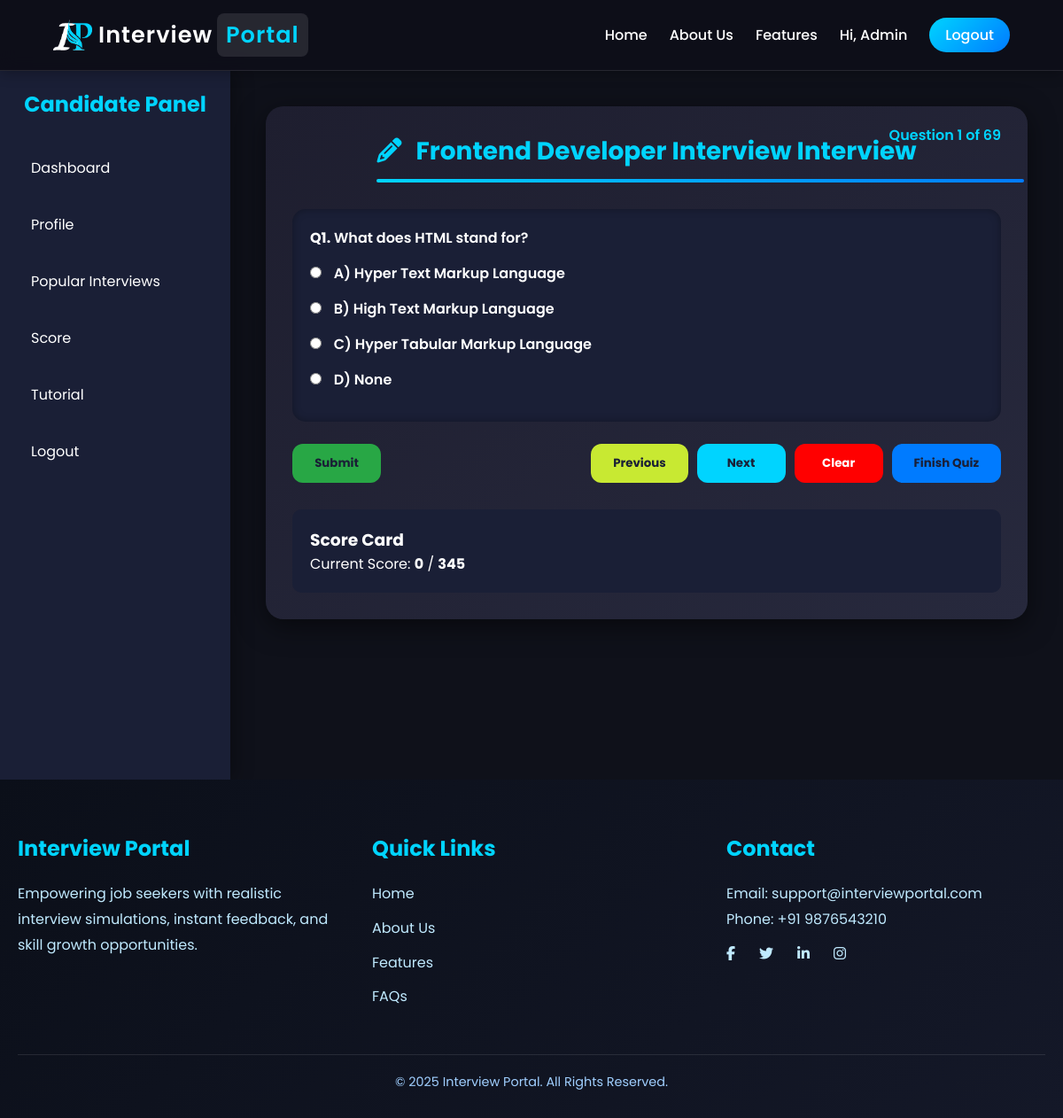
The page /take_interview.php?i=1 (signed in) on the database its author committed.
### tables this page shows
CREATE TABLE `interviews` (
  `id` int(11) NOT NULL,
  `title` varchar(255) DEFAULT NULL,
  `domain` varchar(100) DEFAULT NULL,
  `description` text DEFAULT NULL,
  `difficulty` enum('Easy','Medium','Hard') DEFAULT 'Medium',
  `duration` varchar(50) DEFAULT NULL,
  `tags` varchar(255) DEFAULT NULL,
  `status` enum('active','inactive') DEFAULT 'active',
  `image` varchar(255) DEFAULT NULL,
  `level` varchar(50) DEFAULT NULL,
  `created_by` int(11) DEFAULT NULL,
  `created_at` timestamp NOT NULL DEFAULT current_timestamp()
);

CREATE TABLE `questions` (
  `id` int(11) NOT NULL,
  `interview_id` int(11) DEFAULT NULL,
  `qtext` text DEFAULT NULL,
  `qtype` enum('mcq','text') DEFAULT 'text',
  `options` text DEFAULT NULL,
  `correct_answer` text DEFAULT NULL,
  `points` int(11) DEFAULT 1
);

### take_interview.php (the view, shortened to what this page needs)
<?php
include 'header.php';
$interview_id = isset($_GET['i']) ? intval($_GET['i']) : 0;
$interview = $conn->query("SELECT * FROM interviews WHERE id=$interview_id")->fetch_assoc();
$qres = $conn->query("SELECT * FROM questions WHERE interview_id=$interview_id");
$questions = [];
while($q = $qres->fetch_assoc()){ $questions[] = $q; }
$total_questions = count($questions);
$answeredQuestions = [];
$prevScore = 0;
$totalPoints = array_sum(array_map(fn($q)=>intval($q['points']??1), $questions));
?>
<div class="dashboard-container">
    <?php include 'sidebar.php'; ?>
    <main class="main-content">
        <div class="card">
            <div class="total-questions" id="totalQuestions">Question 1 of <?php echo $total_questions; ?></div>
            <div class="profile-header">
                <h1><i class="fa fa-pencil-alt"></i> <?php echo htmlspecialchars($interview['title']); ?> Interview</h1>
            </div>
            <form id="quizForm">
                <?php
                $firstUnsolvedFound = false;
                foreach($questions as $index => $q):
                    $opts = array_map('trim', explode(',', $q['options']));
                    $isSubmitted = isset($answeredQuestions[$q['id']]);
                    $userPrevAns = $isSubmitted ? $answeredQuestions[$q['id']]['answer'] : '';
                    $displayStyle = (!$isSubmitted && !$firstUnsolvedFound) ? 'block' : 'none';
                    if($displayStyle==='block') $firstUnsolvedFound=true;
                ?>
                <div class="question" data-index="<?php echo $index; ?>" data-submitted="<?php echo $isSubmitted ? '1':'0'; ?>" style="display:<?php echo $displayStyle; ?>">
                    <label><strong>Q<?php echo $index+1; ?>.</strong> <?php echo htmlspecialchars($q['qtext']); ?></label>
                    <?php foreach($opts as $opt): ?>
                        <div class="option" style="<?php echo ($isSubmitted && $opt==$q['correct_answer']) ? 'background:rgba(40,167,69,0.12);' : ''; ?>">
                            <label>
                                <input type="radio" name="answer[<?php echo $q['id']; ?>]" value="<?php echo htmlspecialchars($opt); ?>"
                                <?php echo $opt==$userPrevAns ? 'checked disabled' : ''; ?> >
                                <?php echo htmlspecialchars($opt); ?>
                            </label>
                        </div>
                    <?php endforeach; ?>
                </div>
                <?php endforeach; ?>
                <div class="quiz-nav">
                    <button type="button" id="submitBtn" class="btn-action" style="background:#28a745;">Submit</button>
                    <div class="right-buttons">
                        <button type="button" id="prevBtn" class="btn-action" disabled style="background:#c8e932;">Previous</button>
                        <button type="button" id="nextBtn" class="btn-action">Next</button>
                        <button type="button" id="clearBtn" class="btn-action" style="background:red;color:white;">Clear</button>
                        <button type="button" id="finishQuiz" class="btn-action" style="background:#007bff;">Finish Quiz</button>
                    </div>
                </div>
                <div id="scoreCard" style="display:block;margin-top:30px;padding:20px;background:#1a1f36;border-radius:10px;color:white;">
                    <h3>Score Card</h3>
                    <p>Current Score: <b id="currentScore"><?php echo $prevScore; ?></b> / <b id="totalScore"><?php echo $totalPoints; ?></b></p>
                </div>
            </form>
        </div>
    </main>
</div>
<?php include 'footer.php'; ?>

### header.php (style rules this page uses)
* { margin: 0; padding: 0; box-sizing: border-box; font-family: 'Poppins', sans-serif; }
html, body { width: 100%; min-height: 100%; background: #0b0f19; color: #fff; scroll-behavior: smooth; }
body { padding-top: 80px; }

### take_interview.php (style rules this page uses)
.question { margin-bottom:20px; }
.btn-action { background:#00d4ff;color:#1a1f36;padding:10px 20px;border-radius:10px;border:none;cursor:pointer;font-weight:700; }
.option { margin-bottom:10px; }
.total-questions { position: absolute; top: 20px; right: 30px; font-weight: 600; font-size: 16px; color: #00d4ff; }
.card { position: relative; }
.quiz-nav { display: flex; justify-content: space-between; align-items: center; margin-top: 25px; flex-wrap: wrap; gap: 10px; }
.right-buttons { display: flex; gap: 10px; }
.btn-action { padding: 12px 25px; border-radius: 12px; font-weight: 700; border: none; cursor: pointer; transition: all 0.3s ease; min-width: 100px; text-align: center; }
.dashboard-container { display: flex; min-height: 100vh; background: #0f111a; font-family: 'Poppins', sans-serif; }
.main-content { flex-grow: 1; padding: 40px; }
.card { background: linear-gradient(145deg, #1e1e2f, #27293d); padding: 30px; border-radius: 20px; box-shadow: 0 8px 30px rgba(0,0,0,0.5); color: #fff; max-width: 900px; margin: 0 auto; }
.profile-header { text-align: center; margin-bottom: 30px; }
.profile-header h1 { font-size: 28px; color: #00d4ff; font-weight: 700; display: inline-block; position: relative; }
.profile-header h1 i { margin-right: 10px; }
.profile-header h1::after { content: ''; display: block; width: 120%; height: 4px; background: linear-gradient(to right,#00d4ff,#007bff); margin: 10px auto 0; border-radius: 2px; }
.question { margin-bottom: 25px; padding: 20px; border-radius: 15px; background: #1a1f36; box-shadow: inset 0 0 10px rgba(0,0,0,0.3); }
.question label { font-weight: 600; font-size: 16px; display: block; margin-bottom: 15px; }
.option { margin-bottom: 12px; }
.option input[type="radio"] { margin-right: 10px; }
.btn-action { background: #00d4ff; color: #1a1f36; padding: 12px 25px; border-radius: 12px; font-weight: 700; border: none; cursor: pointer; transition: all 0.3s ease; min-width: 100px; text-align: center; }

### rows shown on the page
interviews: title "Frontend Developer Interview"
questions: qtext "What does HTML stand for?", options "☐ A) Hyper Text Markup Language", options "A) Hyper Text Markup Language", options "☐ B) High Text Markup Language", options "B) High Text Markup Language", options "☐ C) Hyper Tabular Markup Langua", options "C) Hyper Tabular Markup Language", options "☐ D) None", options "D) None"

### other values the page prints
$_SESSION['user']['name'] "Admin"
$title "Dashboard"
$title "Profile"
$title "Popular Interviews"
$title "Score"
$title "Tutorial"
$title "Logout"
$prevScore "0"
$totalPoints "345"
